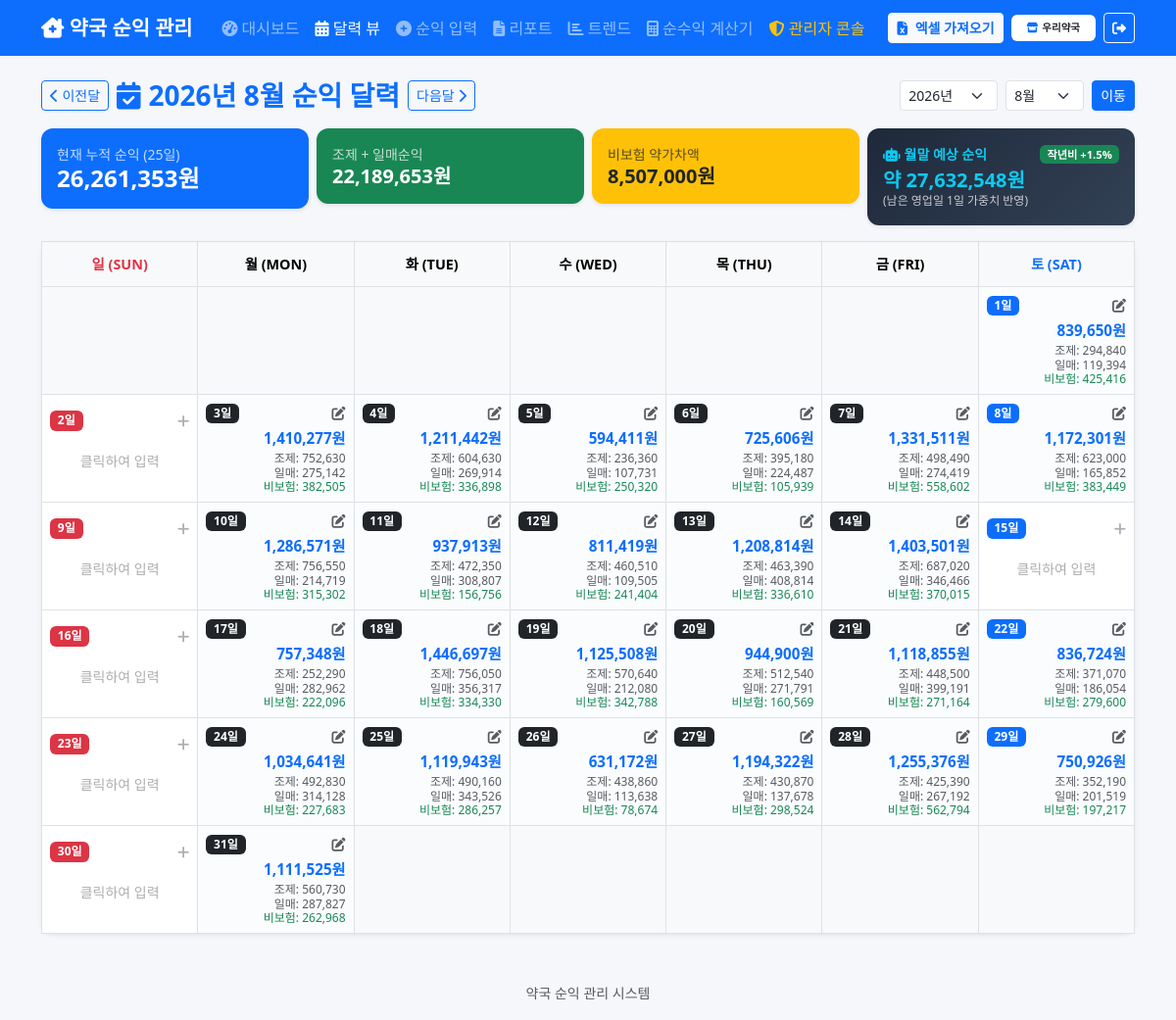
Page /calendar?year=2026&month=8 (signed in) on the committed database.
### tables this page shows
CREATE TABLE daily_profit (
            id INTEGER PRIMARY KEY AUTOINCREMENT,
            date TEXT NOT NULL UNIQUE,
            day_of_week TEXT NOT NULL,
            dispensing_fee INTEGER DEFAULT 0,
            daily_net_profit INTEGER DEFAULT 0,
            dispensing_plus_daily INTEGER DEFAULT 0,
            non_insurance_margin INTEGER DEFAULT 0,
            total INTEGER DEFAULT 0,
            memo TEXT,
            created_at TEXT DEFAULT (datetime('now', 'localtime')),
            updated_at TEXT DEFAULT (datetime('now', 'localtime'))
        , user_id INTEGER DEFAULT 1);

### app.py (the view)
@app.route('/calendar')
@login_required
def calendar_view():
    user_id = session['user_id']
    m_rows = get_cached_monthly_summary(None, user_id)
    years = sorted(list(set(int(r['year']) for r in m_rows)), reverse=True)
    if m_rows:
        last_m = m_rows[-1]
        default_year = int(last_m['year'])
        default_month = int(last_m['month'])
    else:
        today_dt = datetime.date.today()
        default_year, default_month = today_dt.year, today_dt.month
    year = request.args.get('year', default_year, type=int)
    month = request.args.get('month', default_month, type=int)
    prev_year, prev_month = (year - 1, 12) if month == 1 else (year, month - 1)
    next_year, next_month = (year + 1, 1) if month == 12 else (year, month + 1)
    today_now = datetime.date.today()
    if year == today_now.year and month == today_now.month:
        rows = get_cached_current_month_dailies(None, user_id, year, month)
    else:
        conn = get_db()
        try:
            date_prefix = f"{year}-{month:02d}"
            rows_raw = conn.execute('SELECT * FROM daily_profit WHERE user_id = ? AND date LIKE ?', (user_id, date_prefix + '%')).fetchall()
            rows = [dict(r) for r in rows_raw]
        finally:
            conn.close()
    profit_by_day = {}
    for r in rows:
        d_num = int(r['date'].split('-')[2])
        profit_by_day[d_num] = r
    calendar.setfirstweekday(calendar.SUNDAY)
    cal_weeks = calendar.monthcalendar(year, month)
    month_summary = next((r for r in m_rows if int(r['year']) == year and int(r['month']) == month), None)
    total_days_worked = len(rows)
    avg_daily = int(month_summary['grand_total']) // total_days_worked if (month_summary and total_days_worked > 0) else 0
    dow_avg = get_cached_dow_avg(None, user_id)
    last_year_total = next((int(r['grand_total']) for r in m_rows if int(r['year']) == year - 1 and int(r['month']) == month), 0)
    forecast = get_month_forecast(None, user_id, year, month, entered_rows=rows, dow_avg=dow_avg, last_year_total=last_year_total)
    return render_template(
        'calendar.html',
        year=year,
        month=month,
        years=years,
        prev_year=prev_year,
        prev_month=prev_month,
        next_year=next_year,
        next_month=next_month,
        cal_weeks=cal_weeks,
        profit_by_day=profit_by_day,
        month_summary=month_summary,
        total_days_worked=total_days_worked,
        avg_daily=avg_daily,
        forecast=forecast
    )

### app.py (called while the page is built, shortened)
def get_cached_monthly_summary(conn=None, user_id=None):
    now = time.time()
    with _CACHE_LOCK:
        if user_id in _USER_CACHE:
            entry = _USER_CACHE[user_id].get('monthly_summary')
            if entry and (now - entry['ts'] < _CACHE_TTL):
                return entry['data']

def get_cached_dow_avg(conn=None, user_id=None):
    now = time.time()
    with _CACHE_LOCK:
        if user_id in _USER_CACHE:
            entry = _USER_CACHE[user_id].get('dow_avg')
            if entry and (now - entry['ts'] < _CACHE_TTL):
                return entry['data']

def login_required(f):
    @wraps(f)
    def decorated_function(*args, **kwargs):
        if 'user_id' not in session:
            return redirect(url_for('login'))
        return f(*args, **kwargs)
    return decorated_function

### database.py (called while the page is built)
def get_database_url():
    url = os.environ.get('DATABASE_URL')
    if url and url.startswith('postgres://'):
        url = url.replace('postgres://', 'postgresql://', 1)
    return url

### templates/calendar.html (shortened to what this page needs)
{% extends 'base.html' %}
{% block content %}
<div class="d-flex flex-wrap justify-content-between align-items-center mb-3">
    <div class="d-flex align-items-center gap-2 mb-2 mb-md-0">
        <a href="/calendar?year={{ prev_year }}&month={{ prev_month }}" class="btn btn-outline-primary btn-sm">
            <i class="fas fa-chevron-left"></i> 이전달
        </a>
        <h3 class="fw-bold mb-0 text-primary">
            <i class="fas fa-calendar-check me-2"></i>{{ year }}년 {{ month }}월 순익 달력
        </h3>
        <a href="/calendar?year={{ next_year }}&month={{ next_month }}" class="btn btn-outline-primary btn-sm">
            다음달 <i class="fas fa-chevron-right"></i>
        </a>
    </div>
    <form method="GET" action="/calendar" class="d-flex gap-2 align-items-center">
        <select name="year" class="form-select form-select-sm" style="width: 100px;">
            {% for y in years %}
            <option value="{{ y }}" {% if y == year %}selected{% endif %}>{{ y }}년</option>
            {% endfor %}
        </select>
        <select name="month" class="form-select form-select-sm" style="width: 80px;">
            {% for m in range(1, 13) %}
            <option value="{{ m }}" {% if m == month %}selected{% endif %}>{{ m }}월</option>
            {% endfor %}
        </select>
        <button type="submit" class="btn btn-sm btn-primary">이동</button>
    </form>
</div>
<div class="row g-2 mb-3">
    <div class="col-6 col-md-3">
        <div class="card p-3 border-0 bg-primary text-white shadow-sm">
            <small class="opacity-75">현재 누적 순익 ({{ total_days_worked }}일)</small>
            <h4 class="fw-bold mb-0">{{ "{:,}".format((month_summary.grand_total or 0) if month_summary else 0) }}원</h4>
        </div>
    </div>
    <div class="col-6 col-md-3">
        <div class="card p-3 border-0 bg-success text-white shadow-sm">
            <small class="opacity-75">조제 + 일매순익</small>
            <h5 class="fw-bold mb-0">{{ "{:,}".format((month_summary.dispensing_plus_daily_total or 0) if month_summary else 0) }}원</h5>
        </div>
    </div>
    <div class="col-6 col-md-3">
        <div class="card p-3 border-0 bg-warning text-dark shadow-sm">
            <small class="opacity-75">비보험 약가차액</small>
            <h5 class="fw-bold mb-0">{{ "{:,}".format((month_summary.non_insurance_total or 0) if month_summary else 0) }}원</h5>
        </div>
    </div>
    <div class="col-6 col-md-3">
        <div class="card p-3 border-0 shadow-sm" style="background: linear-gradient(135deg, #1e293b, #334155); color: white;">
            <div class="d-flex justify-content-between align-items-center">
                <small class="text-info fw-bold"><i class="fas fa-robot me-1"></i>월말 예상 순익</small>
                <span class="badge {% if forecast.yoy_growth_pct >= 0 %}bg-success{% else %}bg-danger{% endif %} text-white" style="font-size: 0.7rem;">
                    작년비 {{ "{:+,}".format(forecast.yoy_growth_pct) }}%
                </span>
            </div>
            <h5 class="fw-bold mb-0 mt-1 text-info">약 {{ "{:,}".format(forecast.forecast_total) }}원</h5>
            <small class="opacity-75" style="font-size: 0.75rem;">(남은 영업일 {{ forecast.remaining_business_days }}일 가중치 반영)</small>
        </div>
    </div>
</div>
<div class="card border-0 shadow-sm mb-4">
    <div class="card-body p-0">
        <div class="table-responsive">
            <table class="table table-bordered mb-0 calendar-table text-center align-middle">
                <thead>
                    <tr class="table-light">
                        <th class="text-danger" style="width: 14.28%;">일 (SUN)</th>
                        <th style="width: 14.28%;">월 (MON)</th>
                        <th style="width: 14.28%;">화 (TUE)</th>
                        <th style="width: 14.28%;">수 (WED)</th>
                        <th style="width: 14.28%;">목 (THU)</th>
                        <th style="width: 14.28%;">금 (FRI)</th>
                        <th class="text-primary" style="width: 14.28%;">토 (SAT)</th>
                    </tr>
                </thead>
                <tbody>
                    {% for week in cal_weeks %}
                    <tr>
                        {% for day in week %}
                        {% set col_idx = loop.index0 %}
                        {% if day == 0 %}
                        <td class="bg-light calendar-empty-cell"></td>
                        {% else %}
                        {% set p = profit_by_day.get(day) %}
                        <td class="calendar-day-cell {% if p %}has-data{% endif %}"
                            data-date="{{ year }}-{{ '%02d' % month }}-{{ '%02d' % day }}"
                            data-dispensing="{{ p.dispensing_fee if p else 0 }}"
                            data-daily="{{ p.daily_net_profit if p else 0 }}"
                            data-non-insurance="{{ p.non_insurance_margin if p else 0 }}"
                            data-memo="{{ (p.memo if p and p.memo else '')|e }}">
                            <div class="d-flex justify-content-between align-items-center mb-1">
                                <span class="badge {% if col_idx == 0 %}bg-danger{% elif col_idx == 6 %}bg-primary{% else %}bg-dark{% endif %}">
                                    {{ day }}일
                                </span>
                                {% if p %}
                                <small class="text-muted"><i class="fas fa-edit text-muted"></i></small>
                                {% else %}
                                <small class="text-muted opacity-50"><i class="fas fa-plus"></i></small>
                                {% endif %}
                            </div>
                            {% if p %}
                            <div class="calendar-profit-info text-end">
                                <div class="profit-total fw-bold text-primary">{{ "{:,}".format(p.total) }}원</div>
                                <div class="profit-sub small text-muted">조제: {{ "{:,}".format(p.dispensing_fee) }}</div>
                                <div class="profit-sub small text-muted">일매: {{ "{:,}".format(p.daily_net_profit) }}</div>
                                <div class="profit-sub small text-success">비보험: {{ "{:,}".format(p.non_insurance_margin) }}</div>
                            </div>
                            {% else %}
                            <div class="py-3 text-muted small opacity-50">
                                클릭하여 입력
                            </div>
                            {% endif %}
                        </td>
                        {% endif %}
                        {% endfor %}
                    </tr>
                    {% endfor %}
                </tbody>
            </table>
        </div>
    </div>
</div>
{% endblock %}

### templates/base.html (shortened to what this page needs)
<!DOCTYPE html>
<html lang="ko">
<head>
    <link href="https://cdn.jsdelivr.net/npm/bootstrap@5.3.0/dist/css/bootstrap.min.css" rel="stylesheet">
    <link href="https://cdnjs.cloudflare.com/ajax/libs/font-awesome/6.4.0/css/all.min.css" rel="stylesheet">
    <link href="{{ url_for('static', filename='css/style.css') }}" rel="stylesheet">
</head>
<body>
    <nav class="navbar navbar-expand-lg navbar-dark bg-primary">
        <div class="container">
            <a class="navbar-brand" href="/"><i class="fas fa-clinic-medical"></i> 약국 순익 관리</a>
            <div class="collapse navbar-collapse" id="navbarNav">
                <ul class="navbar-nav ms-auto">
                    <li class="nav-item">
                        <a class="nav-link {% if request.endpoint == 'dashboard' %}active{% endif %}" href="/">
                            <i class="fas fa-tachometer-alt"></i> 대시보드
                        </a>
                    </li>
                    <li class="nav-item">
                        <a class="nav-link {% if request.endpoint == 'calendar_view' %}active{% endif %}" href="/calendar">
                            <i class="fas fa-calendar-alt"></i> 달력 뷰
                        </a>
                    </li>
                    <li class="nav-item">
                        <a class="nav-link {% if request.endpoint == 'input_sales' %}active{% endif %}" href="/input">
                            <i class="fas fa-plus-circle"></i> 순익 입력
                        </a>
                    </li>
                    <li class="nav-item">
                        <a class="nav-link {% if request.endpoint == 'report' %}active{% endif %}" href="/report">
                            <i class="fas fa-file-alt"></i> 리포트
                        </a>
                    </li>
                    <li class="nav-item">
                        <a class="nav-link {% if request.endpoint == 'trend' %}active{% endif %}" href="/trend">
                            <i class="fas fa-chart-bar"></i> 트렌드
                        </a>
                    </li>
                    <li class="nav-item">
                        <a class="nav-link {% if request.endpoint == 'calculator' %}active{% endif %}" href="/calculator">
                            <i class="fas fa-calculator"></i> 순수익 계산기
                        </a>
                    </li>
                    {% if session.get('username') == 'admin' or session.get('original_admin_id') %}
                    <li class="nav-item">
                        <a class="nav-link {% if request.endpoint == 'admin_dashboard' %}active text-warning fw-bold{% else %}text-warning{% endif %}" href="/admin">
                            <i class="fas fa-shield-alt"></i> 관리자 콘솔
                        </a>
                    </li>
                    {% endif %}
                    <li class="nav-item ms-lg-3 d-flex align-items-center">
                        <button class="btn btn-sm btn-light text-primary fw-bold" data-bs-toggle="modal" data-bs-target="#excelUploadModal">
                            <i class="fas fa-file-excel me-1"></i> 엑셀 가져오기
                        </button>
                    </li>
                    <li class="nav-item ms-lg-2 d-flex align-items-center text-white small">
                        <span class="badge bg-white text-dark py-2 px-3 fw-bold me-2">
                            <i class="fas fa-store text-primary me-1"></i>{{ session.get('pharmacy_name', '약국') }}
                        </span>
                        <a href="/logout" class="btn btn-sm btn-outline-light" title="로그아웃">
                            <i class="fas fa-sign-out-alt"></i>
                        </a>
                    </li>
                </ul>
            </div>
        </div>
    </nav>
    <div class="container mt-4">
        {% block content %}{% endblock %}
    </div>
    <footer class="text-center text-muted mt-5 mb-3">
        <small>약국 순익 관리 시스템</small>
    </footer>
</body>
</html>

### static/css/style.css (style rules this page uses)
:root { --primary: #0d6efd; --success: #198754; --info: #0dcaf0; --warning: #ffc107; --danger: #dc3545; }
body { background-color: #f5f7fa; font-family: 'Segoe UI', 'Malgun Gothic', sans-serif; }
.navbar-brand { font-weight: 700; font-size: 1.3rem; }
.card { border: none; border-radius: 12px; box-shadow: 0 2px 12px rgba(0,0,0,0.08); }
.table th { font-weight: 600; font-size: 0.9rem; }
.table td { vertical-align: middle; }
footer { color: #aaa; }

### templates/calendar.html (style rules this page uses)
.calendar-table th { padding: 12px; font-weight: bold; }
.calendar-day-cell { height: 110px; padding: 8px !important; vertical-align: top; cursor: pointer; transition: background-color 0.2s; background-color: #ffffff; }
.calendar-day-cell.has-data { background-color: #fafcfe; }
.calendar-profit-info .profit-total { font-size: 0.95rem; margin-top: 4px; margin-bottom: 2px; }
.calendar-profit-info .profit-sub { font-size: 0.75rem; line-height: 1.2; }

### rows in the picture
daily_profit: total "839,650", dispensing_fee "294,840", daily_net_profit "119,394", non_insurance_margin "425,416"
daily_profit: total "1,410,277", dispensing_fee "752,630", daily_net_profit "275,142", non_insurance_margin "382,505"
daily_profit: total "1,211,442", dispensing_fee "604,630", daily_net_profit "269,914", non_insurance_margin "336,898"
daily_profit: total "594,411", dispensing_fee "236,360", daily_net_profit "107,731", non_insurance_margin "250,320"
daily_profit: total "725,606", dispensing_fee "395,180", daily_net_profit "224,487", non_insurance_margin "105,939"
daily_profit: total "1,331,511", dispensing_fee "498,490", daily_net_profit "274,419", non_insurance_margin "558,602"
daily_profit: total "1,172,301", dispensing_fee "623,000", daily_net_profit "165,852", non_insurance_margin "383,449"
daily_profit: total "1,286,571", dispensing_fee "756,550", daily_net_profit "214,719", non_insurance_margin "315,302"
daily_profit: total "937,913", dispensing_fee "472,350", daily_net_profit "308,807", non_insurance_margin "156,756"
daily_profit: total "811,419", dispensing_fee "460,510", daily_net_profit "109,505", non_insurance_margin "241,404"
daily_profit: total "1,208,814", dispensing_fee "463,390", daily_net_profit "408,814", non_insurance_margin "336,610"
daily_profit: total "1,403,501", dispensing_fee "687,020", daily_net_profit "346,466", non_insurance_margin "370,015"
daily_profit: total "757,348", dispensing_fee "252,290", daily_net_profit "282,962", non_insurance_margin "222,096"
daily_profit: total "1,446,697", dispensing_fee "756,050", daily_net_profit "356,317", non_insurance_margin "334,330"
daily_profit: total "1,125,508", dispensing_fee "570,640", daily_net_profit "212,080", non_insurance_margin "342,788"
daily_profit: total "944,900", dispensing_fee "512,540", daily_net_profit "271,791", non_insurance_margin "160,569"
daily_profit: total "1,118,855", dispensing_fee "448,500", daily_net_profit "399,191", non_insurance_margin "271,164"
daily_profit: total "836,724", dispensing_fee "371,070", daily_net_profit "186,054", non_insurance_margin "279,600"
daily_profit: total "1,034,641", dispensing_fee "492,830", daily_net_profit "314,128", non_insurance_margin "227,683"
daily_profit: total "1,119,943", dispensing_fee "490,160", daily_net_profit "343,526", non_insurance_margin "286,257"
daily_profit: total "631,172", dispensing_fee "438,860", daily_net_profit "113,638", non_insurance_margin "78,674"
daily_profit: total "1,194,322", dispensing_fee "430,870", daily_net_profit "137,678", non_insurance_margin "298,524"
daily_profit: total "1,255,376", dispensing_fee "425,390", daily_net_profit "267,192", non_insurance_margin "562,794"
daily_profit: total "750,926", dispensing_fee "352,190", daily_net_profit "201,519", non_insurance_margin "197,217"
daily_profit: total "1,111,525", dispensing_fee "560,730", daily_net_profit "287,827", non_insurance_margin "262,968"

### other values in the picture
{{ session.get('pharmacy_name', '약국') }} "우리약국"
{{ year }} "2026"
{{ month }} "8"
{{ total_days_worked }} "25"
{{ "{:+,}".format(forecast.yoy_growth_pct) }} "+1.5"
{{ "{:,}".format(forecast.forecast_total) }} "27,632,548"
{{ forecast.remaining_business_days }} "1"
{{ day }} "1" "2" "3" "4" "5" "6" "7" "8" "9" "10" "11" "12" "13" "14" "15" "16" "17" "18" "19" "20" "21" "22" "23" "24" "25" "26" "27" "28" "29" "30" "31"
form field year "2026년"
form field month "8월"
